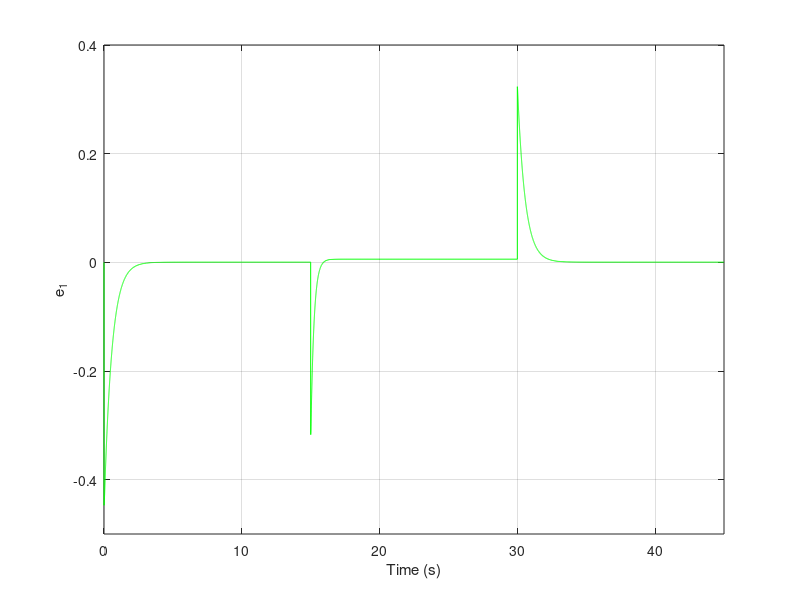
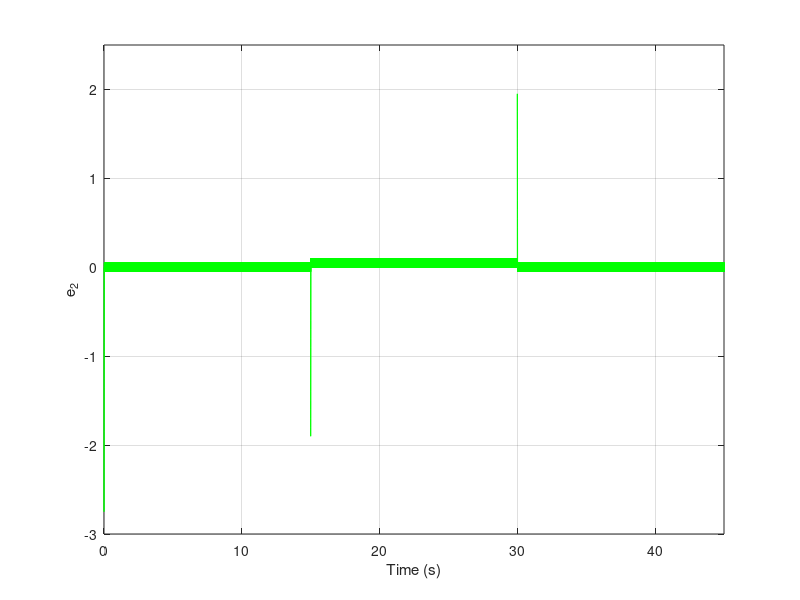

MATLAB code to generate these figures, in order: (Note: this script raises an error after producing the figures.)
x(1)=0.;
t(1)=0;
y(1)=0.;
n=45000;
tmax=45;
dt=tmax/n;
Q=10;
R=0.01;
m(1)=1;
alpha=1;
betta=100;
lambda=0.3;
gamma=20;
B=1;
Da=0.072;
r1(1)=0.;
r2(1)=0.;
e1(1)=x(1)-r1(1);
e2(1)=y(1)-r2(1);
u(1)=0;

for i=1:n-1,   

m(i+1)=m(i)+1;
    
g1(i)=0;
g2(i)=lambda;

f1(i)=x(i)+dt*(-alpha*x(i)+Da*(1-x(i))*exp(y(i)/(1+y(i)/gamma)));    
f2(i)=y(i)+dt*(-alpha*y(i)+B*Da*(1-x(i))*exp(y(i)/(1+y(i)/gamma)));

t(i+1)=t(i)+dt;

   if 0<=t(i+1) & t(i+1)<=15
    r1(i+1)=0.4472;
    elseif 15<t(i+1) & t(i+1)<30
    r1(i+1)=0.7646;
    elseif 30<=t(i+1) & t(i+1)<tmax 
    r1(i+1)=0.4472;
    end

   if 0<=t(i+1) & t(i+1)<=15
    r2(i+1)=2.752;
    elseif 15<t(i+1) & t(i+1)<30
    r2(i+1)=4.7052;
    elseif 30<=t(i+1) & t(i+1)<tmax 
    r2(i+1)=2.752;
   end
    
if (y(i)-r2(i))>0 
S(i)=1;
elseif (y(i)-r2(i))<0
S(i)=-1;
else 
S(i)=0;  
end 

u(i)=-1/g2(i)*(-betta*S(i)+r2(i+1)-r2(i)-f2(i));
   
x(i+1)=f1(i);    
y(i+1)=y(i)+dt*(-betta*S(i)+r2(i+1)-r2(i)); 

e1(i+1)=x(i+1)-r1(i+1);
e2(i+1)=y(i+1)-r2(i+1);
  
end

if (y(n)-r2(n))>0 
S(n)=1;
elseif (y(n)-r2(n))<0
S(n)=-1;
else 
S(n)=0;  
end 

for j=1:n-1,      
    tt(j)=t(j);    
end

figure(1)
plot(t,e1,'g-')
ylabel('e_1')
xlabel('Time (s)')
axis([0 tmax -0.5 0.4])
grid

figure(2)
plot(t,e2,'g-')
ylabel('e_2')
xlabel('Time (s)')
axis([0 tmax -3 2.5])
grid

exportgraphics(figure(1), '/Users/Apple/work/tracking-control-network/research-vault/Research Journal/Paper/figures/images/matlab_fig2c_e1.png', 'Resolution', 300);
exportgraphics(figure(2), '/Users/Apple/work/tracking-control-network/research-vault/Research Journal/Paper/figures/images/matlab_fig2c_e2.png', 'Resolution', 300);
writematrix([t', e1', e2'], 'cstr_tracking_error_reference.csv');
clear all;
